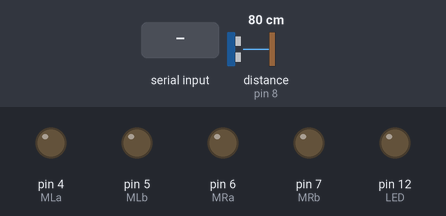
A sketch run on a simulated Arduino Uno, built with avr-gcc and run on an emulated ATmega328P. Parts: output pins drawn as LEDs (lit = HIGH). Inputs (shaded band) come from the test bench; at power-on: distance to the obstacle (sensor on pin 8) 80 cm. The echo pulse lasts 58.3 µs per cm; pins used as bus, display or sensor lines are not drawn.

Above: at 1.2 s.
1.3 s: "1" received over the second serial link
At 2.3 s:
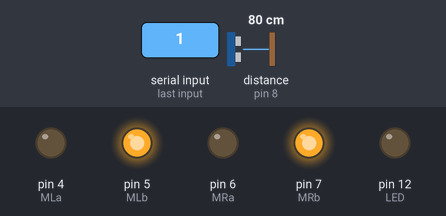
4.3 s: "0" received over the second serial link
At 4.6 s:
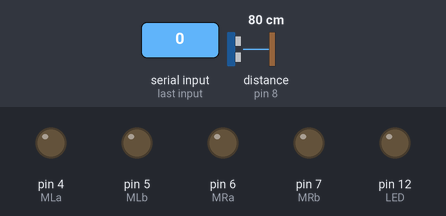
5.8 s: "3" received over the second serial link
At 6.8 s:
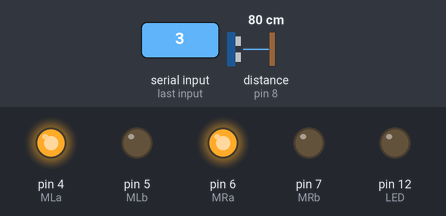
7.3 s: "4" received over the second serial link
At 7.9 s:
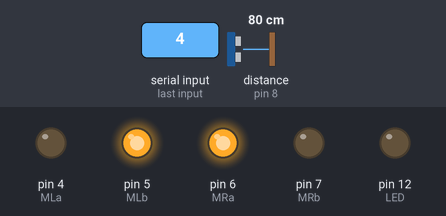
8.8 s: "1" received over the second serial link
At 12.7 s:
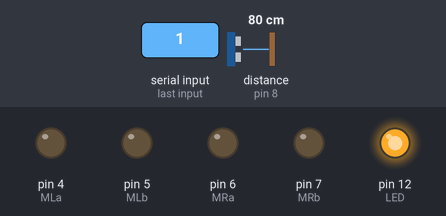
Timing chart, 0 to 14.2 s (numbered marks = the images above; inputs shaded):
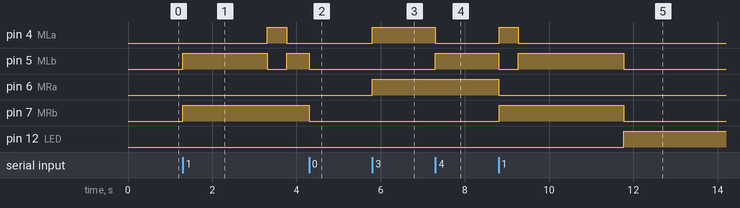

The sketch:

robot.ino
```cpp
#include <SoftwareSerial.h>

#define LED 12

#define MLa 4
#define MLb 5
#define MRa 6
#define MRb 7

#define TRIG 9
#define ECHO 8

SoftwareSerial bt(10,11);

bool autoMode = false;
bool stepStarted = false;

unsigned long previousMillis = 0;

int step = 0;

int turn90 = 450;
int turn180 = 1150;

// ----------- FUNCTION PROTOTYPES -----------
void forward();
void backward();
void left();
void right();
void stop();
void deliveryRun();
long getDistance();

// ----------- SETUP -----------
void setup() {

  bt.begin(9600);

  pinMode(MLa, OUTPUT);
  pinMode(MLb, OUTPUT);
  pinMode(MRa, OUTPUT);
  pinMode(MRb, OUTPUT);

  pinMode(LED, OUTPUT);

  pinMode(TRIG, OUTPUT);
  pinMode(ECHO, INPUT);
}

// ----------- LOOP -----------
void loop() {

  if(bt.available()){

    char c = bt.read();

    if(c=='1'){
      autoMode = true;
      step = 0;
      stepStarted = false;
    }

    if(c=='0'){
      stop();
      autoMode = false;
    }

    if(!autoMode){
      if(c=='2') forward();
      if(c=='3') backward();
      if(c=='4') left();
      if(c=='5') right();
      if(c=='6') stop();
    }
  }

  if(autoMode){
    deliveryRun();
  }
}

// ----------- OBSTACLE -----------
long getDistance(){

  digitalWrite(TRIG, LOW);
  delayMicroseconds(2);
  digitalWrite(TRIG, HIGH);
  delayMicroseconds(10);
  digitalWrite(TRIG, LOW);

  long duration = pulseIn(ECHO, HIGH, 30000);
  long distance = duration * 0.034 / 2;

  return distance;
}

// ----------- DELIVERY STATE MACHINE -----------

void deliveryRun(){

  static unsigned long stepStart = 0;
  static unsigned long stepDuration = 0;
  static bool running = false;

  long distance = getDistance();
  unsigned long now = millis();

  // ----- OBSTACLE -----
  if(distance > 0 && distance < 8){
    stop();
    running = false;
    return;
  }

  // ----- START NEW STEP -----
  if(!running){

    running = true;
    stepStart = now;

    switch(step){
      case 0: forward(); stepDuration = 2000; break;
      case 1: right();   stepDuration = turn90; break;
      case 2: forward(); stepDuration = 2500; break;
      case 3: digitalWrite(LED, HIGH); stepDuration = 6000; break;
      case 4: right();   stepDuration = turn180; break;
      case 5: forward(); stepDuration = 2500; break;
      case 6: left();    stepDuration = 850; break;
      case 7: forward(); stepDuration = 2000; break;
    }
  }

  // ----- STEP TIMER -----
  if(now - stepStart >= stepDuration){

    if(step == 3) digitalWrite(LED, LOW);

    stop();
    step++;
    running = false;

    if(step > 7){
      autoMode = false;
      step = 0;
    }
  }
}

// ----------- MOTOR FUNCTIONS -----------

void forward(){
  digitalWrite(MRb, HIGH);
  digitalWrite(MRa, LOW);
  digitalWrite(MLb, HIGH);
  digitalWrite(MLa, LOW);
}

void backward(){
  digitalWrite(MRb, LOW);
  digitalWrite(MRa, HIGH);
  digitalWrite(MLb, LOW);
  digitalWrite(MLa, HIGH);
}

void left(){
  digitalWrite(MRb, LOW);
  digitalWrite(MRa, HIGH);
  digitalWrite(MLa, LOW);
  digitalWrite(MLb, HIGH);
}

void right(){
  digitalWrite(MRb, HIGH);
  digitalWrite(MRa, LOW);
  digitalWrite(MLa, HIGH);
  digitalWrite(MLb, LOW);
}

void stop(){
  digitalWrite(MRb, LOW);
  digitalWrite(MRa, LOW);
  digitalWrite(MLb, LOW);
  digitalWrite(MLa, LOW);
}
```

Measured:
- after the input at 1.3 s, pin 4 (MLa): LOW → HIGH after 2.0 s, → LOW 0.45 s later; pin 5 (MLb): LOW → HIGH at once, → LOW 2.0 s later, → HIGH 0.46 s later; pin 7 (MRb): LOW → HIGH at once
- after the input at 4.3 s, pin 5 (MLb), pin 7 (MRb): HIGH → LOW at once
- after the input at 5.8 s, pin 4 (MLa), pin 6 (MRa): LOW → HIGH at once
- after the input at 7.3 s, pin 4 (MLa): HIGH → LOW at once; pin 5 (MLb): LOW → HIGH at once
- after the input at 8.8 s, pin 4 (MLa): LOW → HIGH at once, → LOW 0.45 s later; pin 5 (MLb): HIGH → LOW at once, → HIGH 0.46 s later, → LOW 2.5 s later; pin 6 (MRa): HIGH → LOW at once; pin 7 (MRb): LOW → HIGH at once, → LOW 3.0 s later; pin 12 (LED): LOW → HIGH after 3.0 s
